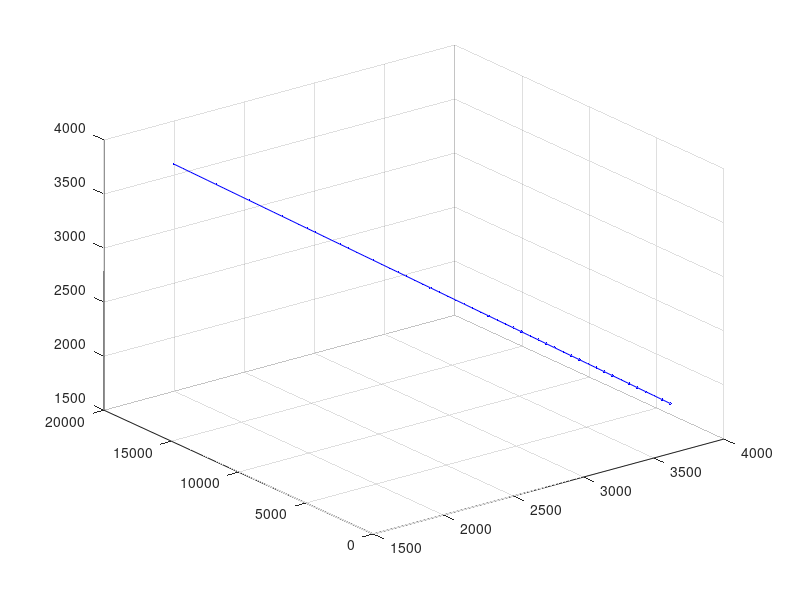
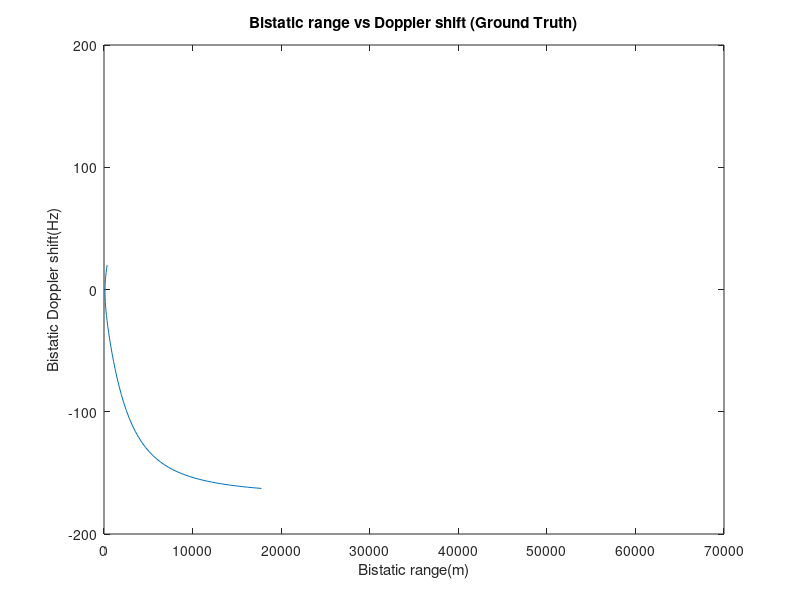

Write MATLAB code to recreate these figures, in order. (Note: this script raises an error after producing the figures.)
% This script calculates the Bistatic range(m)  and Doppler(Hz) From
% Bistatic setup
% Simulation
% Author: Itumeleng Malemela

%The Positions are all in the format Below
%[x,y,z] where x,y,z are the coordinates in meters in the Cartesian Coordinate System

wavelength = 299792458/94e6;
c=299792458;

%Transmitter Position
Tx_Pos=[6440;10760;1056];
%Reference Reciever Position 
RefRx_Pos=[0;0;1000];

%Surveillance Reciever Position 
SurvRx_Pos=[0;1;1000];

%Target Positions

%Single Target Scenario 
%TargetPos = [[4000;18000;3600;],[-2000;3000;1600]];
%TargetWayPoints =[0,60];

%Lane Change Maneuver Scenario 
%TargetPos = [[3806;20680;3200;],[-3116;14010;3200],[-6884;10971;4000],[-14979;3765;4000]];
%TargetWayPoints =[0,20,30,60];

%Landing Maneuver
%TargetPos = [[4000;18000;2000;],[-1000;8000;1700],[-1500;6000;1500],[-1000;4000;1300],[0;4000;1100],[500;6000;1000]];
%TargetWayPoints =[0,30,38,45,50,60];

%360 Maneuver
%TargetPos = [[4000;18000;2000;],[-8528;13851;2000],[-12354;15339;2000],[-7997;17783;2000],[-13311;11938;2000],[-20431;9706;2000]];
%TargetWayPoints =[0,35,50,75,95,120];

%Multit-Target Target 1 
%TargetPos = [[4000;18000;3600;],[-2000;3000;1600]];
%TargetWayPoints =[0,60];

%Multit-Target Target 2
TargetPos = [[4000;4000;1600;],[2000;20000;3600]];
TargetWayPoints =[0,60];

SimulationTime = TargetWayPoints(end)-TargetWayPoints(1)+1;

% Define the update interval
UpdateInterval = 1;

% Calculate the baseline
Baseline = norm(RefRx_Pos - Tx_Pos);

% Initialize arrays to store bistatic ranges and Doppler shifts
bistatic_ranges = [];
bistatic_doppler_shifts = [];
t_interp = 0:1:SimulationTime;

x_interp = [];
y_interp = [];
z_interp = [];

% Loop through each waypoint section except the last one
for i = 1:length(TargetWayPoints) - 1
    % Get the waypoints for the current segment
    waypoints = TargetWayPoints(i:i+1);
    
    % Get the position data for the current segment
    x_data = TargetPos(1, waypoints == TargetWayPoints(i:i+1));
    y_data = TargetPos(2, waypoints == TargetWayPoints(i:i+1));
    z_data = TargetPos(3, waypoints == TargetWayPoints(i:i+1));
    
    % Define the unique segment time range for interpolation
    if i < length(TargetWayPoints) - 1
        t_segment = t_interp(t_interp >= TargetWayPoints(i) & t_interp < TargetWayPoints(i+1));
    else
        t_segment = t_interp(t_interp >= TargetWayPoints(i) & t_interp <= TargetWayPoints(i+1));
    end
    
    % Perform linear interpolation for each position
    x_interp_segment = interp1(waypoints,TargetPos(1,i:i+1), t_segment, 'linear');
    y_interp_segment = interp1(waypoints,TargetPos(2,i:i+1), t_segment, 'linear');
    z_interp_segment = interp1(waypoints,TargetPos(3,i:i+1), t_segment, 'linear');
    
    % Concatenate with the complete interpolated position
    x_interp = [x_interp, x_interp_segment];
    y_interp = [y_interp, y_interp_segment];
    z_interp = [z_interp, z_interp_segment];
end

% Final interpolated positions
interpolated_posx = [x_interp; y_interp; z_interp];


%code for interpolated_posx

figure(1)
plot3(interpolated_posx(1, :), interpolated_posx(2, :), interpolated_posx(3, :), 'b.-');
grid on;

for position_index = 1:(size(interpolated_posx, 2) - 1)
    % Delta-Time: time taken in position section
    
    % Current position
    Target_Pos_1 = interpolated_posx(:, position_index);
    % Next position
    Target_Pos_end = interpolated_posx(:, position_index + 1);
    
    % Ranges from Tx and RefRx to the target
    range_tx_target = norm(Target_Pos_1 - Tx_Pos);
    range_ref_target = norm(Target_Pos_1 - RefRx_Pos);
    
    % Ranges for the end position
    range_tx_target_end = norm(Target_Pos_end - Tx_Pos);
    range_ref_target_end = norm(Target_Pos_end - RefRx_Pos);

    % Calculate velocities (rate of change of range)
    V_t = (range_tx_target-range_tx_target_end) / UpdateInterval;
    V_r = (range_ref_target-range_ref_target_end) / UpdateInterval;

    % Calculate bistatic Doppler shift using the correct formula
    doppler_shift = (94e6 / c) * (V_t + V_r);  % Assuming similar velocities as the baseline formula
    bistatic_doppler_shifts(end + 1) = doppler_shift;

    % Calculate the bistatic range
    bistatic_range = range_tx_target + range_ref_target - Baseline;

    % Store the bistatic range
    bistatic_ranges(end + 1) = bistatic_range;
end

figure(3);
plot(bistatic_ranges,bistatic_doppler_shifts);
title('Bistatic range vs Doppler shift (Ground Truth)');
xlabel('Bistatic range(m)');
ylabel('Bistatic Doppler shift(Hz)');
xlim([0 7e4]);
ylim([-200 200]);


if exist('./true_data.h5', 'file')
    delete('./true_data.h5');
end

% Save bistatic ranges and Doppler shifts to an HDF5 file
h5create('./true_data.h5', '/bistatic_ranges', size(bistatic_ranges));
h5write('./true_data.h5', '/bistatic_ranges', bistatic_ranges);

h5create('./true_data.h5', '/doppler_shifts', size(bistatic_doppler_shifts));
h5write('./true_data.h5', '/doppler_shifts', bistatic_doppler_shifts);